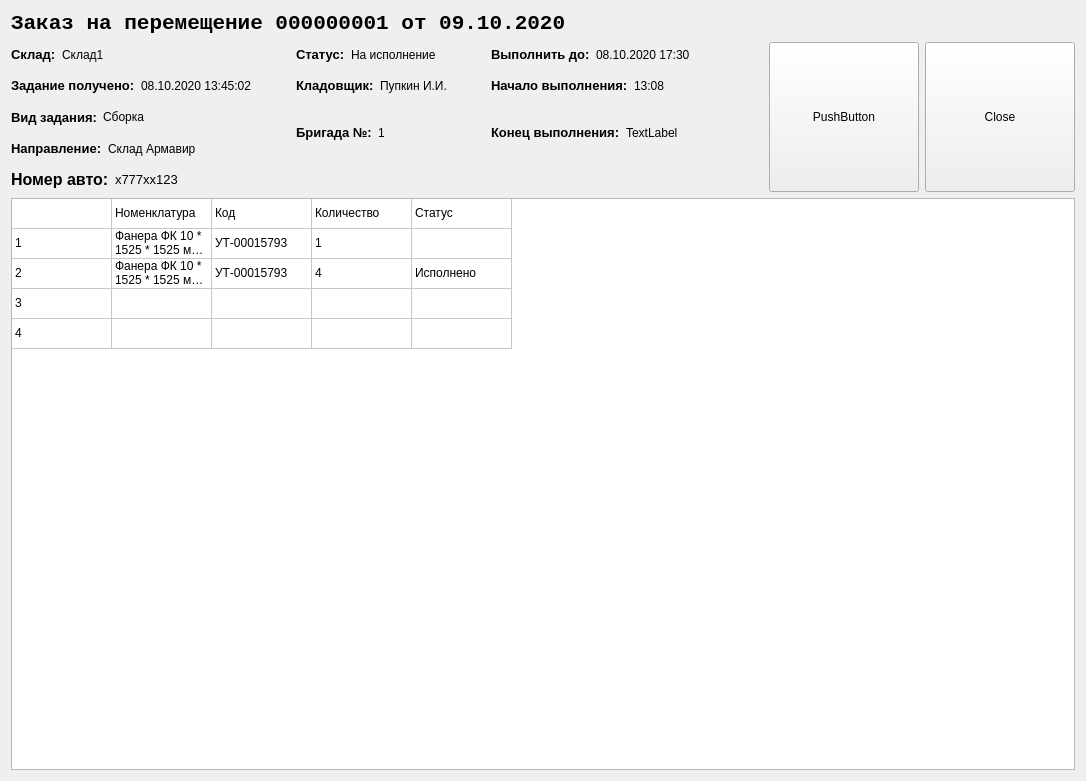
<?xml version="1.0" encoding="UTF-8"?>
<ui version="4.0">
 <class>doc_form</class>
 <widget class="QWidget" name="doc_form">
  <property name="windowModality">
   <enum>Qt::ApplicationModal</enum>
  </property>
  <property name="geometry">
   <rect>
    <x>0</x>
    <y>0</y>
    <width>1086</width>
    <height>781</height>
   </rect>
  </property>
  <property name="sizePolicy">
   <sizepolicy hsizetype="Maximum" vsizetype="Maximum">
    <horstretch>0</horstretch>
    <verstretch>0</verstretch>
   </sizepolicy>
  </property>
  <property name="minimumSize">
   <size>
    <width>1083</width>
    <height>781</height>
   </size>
  </property>
  <property name="baseSize">
   <size>
    <width>1083</width>
    <height>781</height>
   </size>
  </property>
  <property name="contextMenuPolicy">
   <enum>Qt::NoContextMenu</enum>
  </property>
  <property name="acceptDrops">
   <bool>false</bool>
  </property>
  <property name="windowTitle">
   <string>Form</string>
  </property>
  <layout class="QVBoxLayout" name="verticalLayout">
   <item>
    <widget class="QLabel" name="doc_name">
     <property name="font">
      <font>
       <family>Consolas</family>
       <pointsize>16</pointsize>
       <weight>75</weight>
       <bold>true</bold>
      </font>
     </property>
     <property name="text">
      <string>Заказ на перемещение 000000001 от 09.10.2020</string>
     </property>
    </widget>
   </item>
   <item>
    <layout class="QHBoxLayout" name="horizontalLayout_12">
     <property name="sizeConstraint">
      <enum>QLayout::SetDefaultConstraint</enum>
     </property>
     <property name="leftMargin">
      <number>0</number>
     </property>
     <property name="rightMargin">
      <number>0</number>
     </property>
     <item>
      <layout class="QGridLayout" name="gridLayout">
       <item row="0" column="0">
        <layout class="QHBoxLayout" name="horizontalLayout">
         <item>
          <widget class="QLabel" name="label_storage">
           <property name="font">
            <font>
             <pointsize>10</pointsize>
             <weight>75</weight>
             <bold>true</bold>
            </font>
           </property>
           <property name="text">
            <string>Склад:</string>
           </property>
          </widget>
         </item>
         <item>
          <widget class="QLabel" name="storage">
           <property name="text">
            <string>Склад1</string>
           </property>
          </widget>
         </item>
         <item>
          <spacer name="horizontalSpacer">
           <property name="orientation">
            <enum>Qt::Horizontal</enum>
           </property>
           <property name="sizeHint" stdset="0">
            <size>
             <width>40</width>
             <height>20</height>
            </size>
           </property>
          </spacer>
         </item>
        </layout>
       </item>
       <item row="0" column="1">
        <layout class="QHBoxLayout" name="horizontalLayout_4">
         <item>
          <widget class="QLabel" name="label_status">
           <property name="font">
            <font>
             <pointsize>10</pointsize>
             <weight>75</weight>
             <bold>true</bold>
            </font>
           </property>
           <property name="text">
            <string>Статус:</string>
           </property>
          </widget>
         </item>
         <item>
          <widget class="QLabel" name="status">
           <property name="text">
            <string>На исполнение</string>
           </property>
          </widget>
         </item>
         <item>
          <spacer name="horizontalSpacer_4">
           <property name="orientation">
            <enum>Qt::Horizontal</enum>
           </property>
           <property name="sizeHint" stdset="0">
            <size>
             <width>40</width>
             <height>20</height>
            </size>
           </property>
          </spacer>
         </item>
        </layout>
       </item>
       <item row="0" column="2">
        <layout class="QHBoxLayout" name="horizontalLayout_7">
         <item>
          <widget class="QLabel" name="label_execute_to">
           <property name="font">
            <font>
             <pointsize>10</pointsize>
             <weight>75</weight>
             <bold>true</bold>
            </font>
           </property>
           <property name="text">
            <string>Выполнить до:</string>
           </property>
          </widget>
         </item>
         <item>
          <widget class="QLabel" name="execute_to">
           <property name="text">
            <string>08.10.2020 17:30</string>
           </property>
          </widget>
         </item>
         <item>
          <spacer name="horizontalSpacer_7">
           <property name="orientation">
            <enum>Qt::Horizontal</enum>
           </property>
           <property name="sizeHint" stdset="0">
            <size>
             <width>40</width>
             <height>20</height>
            </size>
           </property>
          </spacer>
         </item>
        </layout>
       </item>
       <item row="1" column="0">
        <layout class="QHBoxLayout" name="horizontalLayout_2">
         <item>
          <widget class="QLabel" name="label_sending_date">
           <property name="font">
            <font>
             <pointsize>10</pointsize>
             <weight>75</weight>
             <bold>true</bold>
            </font>
           </property>
           <property name="text">
            <string>Задание получено:</string>
           </property>
          </widget>
         </item>
         <item>
          <widget class="QLabel" name="date_sending">
           <property name="text">
            <string>08.10.2020 13:45:02</string>
           </property>
          </widget>
         </item>
         <item>
          <spacer name="horizontalSpacer_2">
           <property name="orientation">
            <enum>Qt::Horizontal</enum>
           </property>
           <property name="sizeHint" stdset="0">
            <size>
             <width>40</width>
             <height>20</height>
            </size>
           </property>
          </spacer>
         </item>
        </layout>
       </item>
       <item row="1" column="1">
        <layout class="QHBoxLayout" name="horizontalLayout_5">
         <item>
          <widget class="QLabel" name="label_team_leader">
           <property name="font">
            <font>
             <pointsize>10</pointsize>
             <weight>75</weight>
             <bold>true</bold>
            </font>
           </property>
           <property name="text">
            <string>Кладовщик:</string>
           </property>
          </widget>
         </item>
         <item>
          <widget class="QLabel" name="team_leader">
           <property name="text">
            <string>Пупкин И.И.</string>
           </property>
          </widget>
         </item>
         <item>
          <spacer name="horizontalSpacer_5">
           <property name="orientation">
            <enum>Qt::Horizontal</enum>
           </property>
           <property name="sizeHint" stdset="0">
            <size>
             <width>40</width>
             <height>20</height>
            </size>
           </property>
          </spacer>
         </item>
        </layout>
       </item>
       <item row="1" column="2">
        <layout class="QHBoxLayout" name="horizontalLayout_8">
         <item>
          <widget class="QLabel" name="label_start_time">
           <property name="font">
            <font>
             <pointsize>10</pointsize>
             <weight>75</weight>
             <bold>true</bold>
            </font>
           </property>
           <property name="text">
            <string>Начало выполнения:</string>
           </property>
          </widget>
         </item>
         <item>
          <widget class="QLabel" name="start_time">
           <property name="text">
            <string>13:08</string>
           </property>
          </widget>
         </item>
         <item>
          <spacer name="horizontalSpacer_8">
           <property name="orientation">
            <enum>Qt::Horizontal</enum>
           </property>
           <property name="sizeHint" stdset="0">
            <size>
             <width>40</width>
             <height>20</height>
            </size>
           </property>
          </spacer>
         </item>
        </layout>
       </item>
       <item row="2" column="0">
        <layout class="QHBoxLayout" name="horizontalLayout_3">
         <item>
          <widget class="QLabel" name="label_type">
           <property name="font">
            <font>
             <pointsize>10</pointsize>
             <weight>75</weight>
             <bold>true</bold>
            </font>
           </property>
           <property name="text">
            <string>Вид задания:</string>
           </property>
          </widget>
         </item>
         <item>
          <widget class="QLabel" name="type">
           <property name="text">
            <string>Сборка</string>
           </property>
          </widget>
         </item>
         <item>
          <spacer name="horizontalSpacer_3">
           <property name="orientation">
            <enum>Qt::Horizontal</enum>
           </property>
           <property name="sizeHint" stdset="0">
            <size>
             <width>40</width>
             <height>20</height>
            </size>
           </property>
          </spacer>
         </item>
        </layout>
       </item>
       <item row="2" column="1" rowspan="2">
        <layout class="QHBoxLayout" name="horizontalLayout_6">
         <item>
          <widget class="QLabel" name="label_team_number">
           <property name="font">
            <font>
             <pointsize>10</pointsize>
             <weight>75</weight>
             <bold>true</bold>
            </font>
           </property>
           <property name="text">
            <string>Бригада №:</string>
           </property>
          </widget>
         </item>
         <item>
          <widget class="QLabel" name="team_number">
           <property name="text">
            <string>1</string>
           </property>
          </widget>
         </item>
         <item>
          <spacer name="horizontalSpacer_6">
           <property name="orientation">
            <enum>Qt::Horizontal</enum>
           </property>
           <property name="sizeHint" stdset="0">
            <size>
             <width>40</width>
             <height>20</height>
            </size>
           </property>
          </spacer>
         </item>
        </layout>
       </item>
       <item row="2" column="2" rowspan="2">
        <layout class="QHBoxLayout" name="horizontalLayout_9">
         <item>
          <widget class="QLabel" name="label_end_time">
           <property name="font">
            <font>
             <pointsize>10</pointsize>
             <weight>75</weight>
             <bold>true</bold>
            </font>
           </property>
           <property name="text">
            <string>Конец выполнения:</string>
           </property>
          </widget>
         </item>
         <item>
          <widget class="QLabel" name="end_time">
           <property name="text">
            <string>TextLabel</string>
           </property>
          </widget>
         </item>
         <item>
          <spacer name="horizontalSpacer_9">
           <property name="orientation">
            <enum>Qt::Horizontal</enum>
           </property>
           <property name="sizeHint" stdset="0">
            <size>
             <width>40</width>
             <height>20</height>
            </size>
           </property>
          </spacer>
         </item>
        </layout>
       </item>
       <item row="3" column="0">
        <layout class="QHBoxLayout" name="horizontalLayout_10">
         <item>
          <widget class="QLabel" name="label_destination">
           <property name="font">
            <font>
             <pointsize>10</pointsize>
             <weight>75</weight>
             <bold>true</bold>
            </font>
           </property>
           <property name="text">
            <string>Направление:</string>
           </property>
          </widget>
         </item>
         <item>
          <widget class="QLabel" name="destination">
           <property name="text">
            <string>Склад Армавир</string>
           </property>
          </widget>
         </item>
         <item>
          <spacer name="horizontalSpacer_10">
           <property name="orientation">
            <enum>Qt::Horizontal</enum>
           </property>
           <property name="sizeHint" stdset="0">
            <size>
             <width>40</width>
             <height>20</height>
            </size>
           </property>
          </spacer>
         </item>
        </layout>
       </item>
       <item row="4" column="0">
        <layout class="QHBoxLayout" name="horizontalLayout_11">
         <item>
          <widget class="QLabel" name="label_autos_number">
           <property name="font">
            <font>
             <pointsize>12</pointsize>
             <weight>75</weight>
             <bold>true</bold>
            </font>
           </property>
           <property name="text">
            <string>Номер авто:</string>
           </property>
          </widget>
         </item>
         <item>
          <widget class="QLabel" name="autos_number">
           <property name="font">
            <font>
             <pointsize>10</pointsize>
            </font>
           </property>
           <property name="text">
            <string>х777хх123</string>
           </property>
          </widget>
         </item>
         <item>
          <spacer name="horizontalSpacer_11">
           <property name="orientation">
            <enum>Qt::Horizontal</enum>
           </property>
           <property name="sizeHint" stdset="0">
            <size>
             <width>40</width>
             <height>20</height>
            </size>
           </property>
          </spacer>
         </item>
        </layout>
       </item>
      </layout>
     </item>
     <item>
      <spacer name="horizontalSpacer_12">
       <property name="orientation">
        <enum>Qt::Horizontal</enum>
       </property>
       <property name="sizeHint" stdset="0">
        <size>
         <width>40</width>
         <height>20</height>
        </size>
       </property>
      </spacer>
     </item>
     <item>
      <widget class="QPushButton" name="work_button">
       <property name="minimumSize">
        <size>
         <width>150</width>
         <height>150</height>
        </size>
       </property>
       <property name="maximumSize">
        <size>
         <width>150</width>
         <height>150</height>
        </size>
       </property>
       <property name="text">
        <string>PushButton</string>
       </property>
      </widget>
     </item>
     <item>
      <widget class="QPushButton" name="close_button">
       <property name="sizePolicy">
        <sizepolicy hsizetype="Fixed" vsizetype="Fixed">
         <horstretch>0</horstretch>
         <verstretch>0</verstretch>
        </sizepolicy>
       </property>
       <property name="minimumSize">
        <size>
         <width>150</width>
         <height>150</height>
        </size>
       </property>
       <property name="maximumSize">
        <size>
         <width>150</width>
         <height>150</height>
        </size>
       </property>
       <property name="text">
        <string>Close</string>
       </property>
      </widget>
     </item>
    </layout>
   </item>
   <item>
    <widget class="QTableWidget" name="doc_tbl">
     <property name="sizePolicy">
      <sizepolicy hsizetype="Expanding" vsizetype="Expanding">
       <horstretch>0</horstretch>
       <verstretch>0</verstretch>
      </sizepolicy>
     </property>
     <property name="lineWidth">
      <number>1</number>
     </property>
     <property name="selectionBehavior">
      <enum>QAbstractItemView::SelectRows</enum>
     </property>
     <property name="textElideMode">
      <enum>Qt::ElideRight</enum>
     </property>
     <property name="showGrid">
      <bool>true</bool>
     </property>
     <property name="gridStyle">
      <enum>Qt::SolidLine</enum>
     </property>
     <property name="wordWrap">
      <bool>true</bool>
     </property>
     <property name="cornerButtonEnabled">
      <bool>true</bool>
     </property>
     <property name="rowCount">
      <number>5</number>
     </property>
     <property name="columnCount">
      <number>5</number>
     </property>
     <attribute name="horizontalHeaderVisible">
      <bool>false</bool>
     </attribute>
     <attribute name="verticalHeaderVisible">
      <bool>false</bool>
     </attribute>
     <row/>
     <row/>
     <row/>
     <row/>
     <row/>
     <column/>
     <column/>
     <column/>
     <column/>
     <column/>
     <item row="0" column="0">
      <property name="text">
       <string/>
      </property>
     </item>
     <item row="0" column="1">
      <property name="text">
       <string>Номенклатура</string>
      </property>
     </item>
     <item row="0" column="2">
      <property name="text">
       <string>Код</string>
      </property>
     </item>
     <item row="0" column="3">
      <property name="text">
       <string>Количество</string>
      </property>
     </item>
     <item row="0" column="4">
      <property name="text">
       <string>Статус</string>
      </property>
     </item>
     <item row="1" column="0">
      <property name="text">
       <string>1</string>
      </property>
     </item>
     <item row="1" column="1">
      <property name="text">
       <string>Фанера ФК 10 * 1525 * 1525 мм сорт 2/2 шл 2 ст береза Муром (1 шт = 2,325625 м2)</string>
      </property>
     </item>
     <item row="1" column="2">
      <property name="text">
       <string>УТ-00015793</string>
      </property>
     </item>
     <item row="1" column="3">
      <property name="text">
       <string>1</string>
      </property>
     </item>
     <item row="1" column="4">
      <property name="text">
       <string/>
      </property>
     </item>
     <item row="2" column="0">
      <property name="text">
       <string>2</string>
      </property>
     </item>
     <item row="2" column="1">
      <property name="text">
       <string>Фанера ФК 10 * 1525 * 1525 мм сорт 2/2 шл 2 ст береза Муром (1 шт = 2,325625 м2)</string>
      </property>
     </item>
     <item row="2" column="2">
      <property name="text">
       <string>УТ-00015793</string>
      </property>
     </item>
     <item row="2" column="3">
      <property name="text">
       <string>4</string>
      </property>
     </item>
     <item row="2" column="4">
      <property name="text">
       <string>Исполнено</string>
      </property>
     </item>
     <item row="3" column="0">
      <property name="text">
       <string>3</string>
      </property>
     </item>
     <item row="4" column="0">
      <property name="text">
       <string>4</string>
      </property>
     </item>
    </widget>
   </item>
  </layout>
 </widget>
 <resources/>
 <connections/>
</ui>
